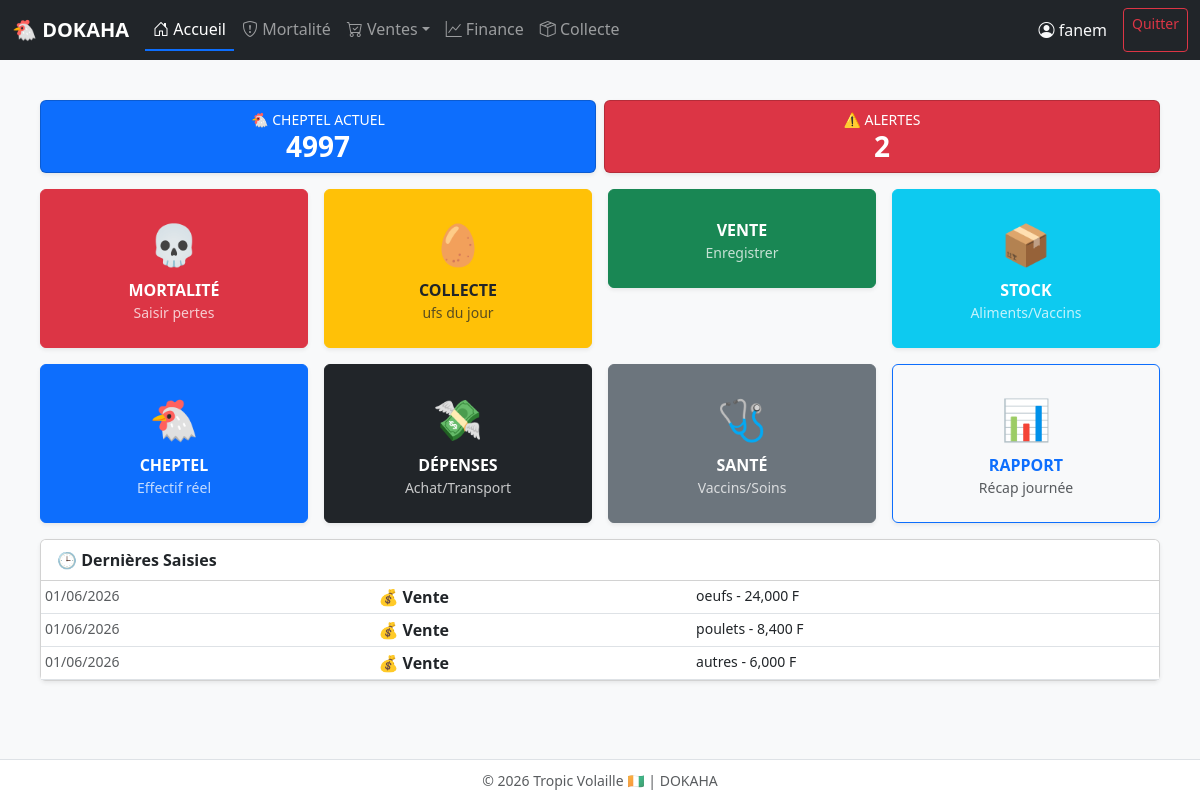
Page /dashboard/ (signed in) on the committed database.
### gestion/models.py (models this page shows, shortened)
class Vente(models.Model):
    poulailler = models.ForeignKey(Poulailler, on_delete=models.SET_NULL, null=True, blank=True, verbose_name="Bâtiment")
    date = models.DateField(verbose_name="Date")
    client = models.CharField(max_length=100, blank=True, null=True, verbose_name="Client")
    type_vente = models.CharField(
        max_length=20,
        choices=[('oeufs', '🥚 Œufs'), ('poules', '🐔 Poules'), ('autres', '📦 Autres')],
        default='oeufs'
    )
    plateaux = models.IntegerField(default=0)
    unites = models.IntegerField(default=0)
    prix_plateau = models.DecimalField(max_digits=10, decimal_places=2, default=0)
    montant_total = models.DecimalField(max_digits=10, decimal_places=2, default=0)
    paye = models.BooleanField(default=True)
    montant_paye = models.DecimalField(max_digits=10, decimal_places=2, default=0, verbose_name="Montant payé (FCFA)")
    montant_restant = models.DecimalField(max_digits=10, decimal_places=2, default=0, verbose_name="Reste à payer (FCFA)")
    mode_paiement = models.CharField(
        max_length=20,
        default='comptant',
        choices=[('comptant', '💵 Comptant'), ('credit', '📝 Crédit'), ('mobile', '📱 Mobile Money'), ('cheque', '🧾 Chèque')],
        verbose_name="Mode de paiement"
    )
    plateaux = models.IntegerField(default=0, verbose_name='Nombre de plateaux (30 œufs)')
    reste_oeufs = models.IntegerField(default=0, verbose_name='Œufs restants (0-29)')
    class Meta:
        verbose_name = "Vente"
        verbose_name_plural = "Ventes"
        ordering = ['-date']

### gestion/views.py (the view)
# urls.py: path('dashboard/', views.dashboard, name='dashboard'),
@login_required
def dashboard(request):
    from .models import Poulailler, Vente, Depense, SortiePoules
    from django.db.models import Sum
    from django.utils import timezone
    from datetime import timedelta
    from django.shortcuts import render
    today = timezone.now().date()
    week_ago = today - timedelta(days=7)
    total_cheptel = Poulailler.objects.aggregate(total=Sum('effectif_initial'))['total'] or 0
    mortalite_today = SortiePoules.objects.filter(date=today, type_sortie='mortalite').aggregate(total=Sum('nombre'))['total'] or 0
    mortalite_week = SortiePoules.objects.filter(date__gte=week_ago, type_sortie='mortalite').aggregate(total=Sum('nombre'))['total'] or 0
    try:
        total_recettes = Vente.objects.aggregate(total=Sum('montant_total'))['total'] or 0
        total_depenses = Depense.objects.aggregate(total=Sum('montant'))['total'] or 0
    except:
        total_recettes = 0
        try: total_depenses = Depense.objects.aggregate(total=Sum('montant_total'))['total'] or 0
        except: total_depenses = 0
    tresorerie = total_recettes - total_depenses
    alerte_mortalite = mortalite_week > (total_cheptel * 0.02) if total_cheptel > 0 else False
    alerte_tresorerie = tresorerie < 0
    activites = []
    try:
        for v in Vente.objects.order_by('-date')[:3]:
            activites.append({'date': v.date, 'type': '💰 Vente', 'detail': f"{v.type_vente} - {v.montant_total:,.0f} F", 'info': v.client or 'N/A'})
        for m in SortiePoules.objects.filter(type_sortie='mortalite').order_by('-date')[:2]:
            activites.append({'date': m.date, 'type': '💀 Mortalité', 'detail': f"{m.nombre} sujets", 'info': 'Cheptel'})
        activites.sort(key=lambda x: x['date'], reverse=True)
        activites = activites[:5]
    except:
        activites = []
    return render(request, 'gestion/dashboard.html', {
        'total_cheptel': total_cheptel, 'mortalite_today': mortalite_today,
        'mortalite_week': mortalite_week, 'tresorerie': tresorerie,
        'alerte_mortalite': alerte_mortalite, 'alerte_tresorerie': alerte_tresorerie,
        'activites_recentes': activites
    })

### gestion/templates/gestion/dashboard.html (shortened to what this page needs)
{% extends "gestion/base.html" %}
{% block content %}
<div class="container-fluid px-2 px-md-4 mt-2 mt-md-4">
    <div class="row g-2 mb-3">
        <div class="col-6">
            <div class="card bg-primary text-white p-2 text-center shadow-sm">
                <small>🐔 CHEPTEL ACTUEL</small>
                <h3 class="fw-bold mb-0">{{ total_cheptel|default:0 }}</h3>
            </div>
        </div>
        <div class="col-6">
            <div class="card bg-danger text-white p-2 text-center shadow-sm">
                <small>⚠️ ALERTES</small>
                <h3 class="fw-bold mb-0">{% if alerte_mortalite or alerte_tresorerie %}2{% else %}0{% endif %}</h3>
            </div>
        </div>
    </div>
    <div class="row g-2 g-md-3">
        <div class="col-6 col-md-3"><a href="/mortalite/ajouter/" class="btn btn-danger w-100 py-4 shadow-sm d-flex flex-column align-items-center justify-content-center text-white"><span class="fs-1 mb-1">💀</span><span class="fw-bold">MORTALITÉ</span><small class="opacity-75">Saisir pertes</small></a></div>
        <div class="col-6 col-md-3"><a href="/collecte/" class="btn btn-warning w-100 py-4 shadow-sm d-flex flex-column align-items-center justify-content-center text-dark"><span class="fs-1 mb-1">🥚</span><span class="fw-bold">COLLECTE</span><small class="opacity-75">ufs du jour</small></a></div>
        <div class="col-6 col-md-3"><a href="/vente/oeufs/" class="btn btn-success w-100 py-4 shadow-sm d-flex flex-column align-items-center justify-content-center text-white"><span class="fw-bold">VENTE</span><small class="opacity-75">Enregistrer</small></a></div>
        <div class="col-6 col-md-3"><a href="/stock/" class="btn btn-info w-100 py-4 shadow-sm d-flex flex-column align-items-center justify-content-center text-white"><span class="fs-1 mb-1">📦</span><span class="fw-bold">STOCK</span><small class="opacity-75">Aliments/Vaccins</small></a></div>
        <div class="col-6 col-md-3"><a href="/cheptel/" class="btn btn-primary w-100 py-4 shadow-sm d-flex flex-column align-items-center justify-content-center text-white"><span class="fs-1 mb-1">🐔</span><span class="fw-bold">CHEPTEL</span><small class="opacity-75">Effectif réel</small></a></div>
        <div class="col-6 col-md-3"><a href="/depense/add/" class="btn btn-dark w-100 py-4 shadow-sm d-flex flex-column align-items-center justify-content-center text-white"><span class="fs-1 mb-1">💸</span><span class="fw-bold">DÉPENSES</span><small class="opacity-75">Achat/Transport</small></a></div>
        <div class="col-6 col-md-3"><a href="/sante/" class="btn btn-secondary w-100 py-4 shadow-sm d-flex flex-column align-items-center justify-content-center text-white"><span class="fs-1 mb-1">🩺</span><span class="fw-bold">SANTÉ</span><small class="opacity-75">Vaccins/Soins</small></a></div>
        <div class="col-6 col-md-3"><a href="/rapport-jour/" class="btn btn-outline-primary w-100 py-4 shadow-sm d-flex flex-column align-items-center justify-content-center"><span class="fs-1 mb-1">📊</span><span class="fw-bold">RAPPORT</span><small class="text-muted">Récap journée</small></a></div>
    </div>
    <div class="card shadow-sm mt-3 mb-4">
        <div class="card-header bg-white fw-bold">🕒 Dernières Saisies</div>
        <div class="table-responsive">
            <table class="table table-sm table-hover mb-0">
                <tbody>
                    {% for a in activites_recentes %}
                    <tr><td class="small text-muted">{{ a.date|date:"d/m/Y" }}</td><td class="fw-bold">{{ a.type }}</td><td class="small">{{ a.detail }}</td></tr>
                    {% empty %}
                    <tr><td colspan="3" class="text-center py-3 text-muted">Aucune saisie aujourd'hui</td></tr>
                    {% endfor %}
                </tbody>
            </table>
        </div>
    </div>
</div>
{% endblock %}

### gestion/templates/gestion/base.html (shortened to what this page needs)
{% load static %}
<!DOCTYPE html>
<html lang="fr">
<head>
    <link href="https://cdn.jsdelivr.net/npm/bootstrap@5.3.0/dist/css/bootstrap.min.css" rel="stylesheet">
    <link rel="stylesheet" href="https://cdn.jsdelivr.net/npm/bootstrap-icons@1.11.0/font/bootstrap-icons.css">
</head>
<body>
<nav class="navbar navbar-expand-lg navbar-dark bg-dark sticky-top">
    <div class="container-fluid">
        <a class="navbar-brand" href="{% url 'dashboard' %}">🐔 DOKAHA</a>
        <div class="collapse navbar-collapse" id="mainNav">
            <ul class="navbar-nav me-auto mb-2 mb-lg-0">
                <li class="nav-item"><a class="nav-link {% if request.resolver_match.url_name == 'dashboard' %}active{% endif %}" href="{% url 'dashboard' %}"><i class="bi bi-house-door"></i> Accueil</a></li>
                <li class="nav-item"><a class="nav-link {% if 'mortalite' in request.path %}active{% endif %}" href="{% url 'mortalite_form' %}"><i class="bi bi-shield-exclamation"></i> Mortalité</a></li>
                <li class="nav-item dropdown">
                    <a class="nav-link dropdown-toggle {% if 'vente' in request.path %}active{% endif %}" href="#" role="button" data-bs-toggle="dropdown"><i class="bi bi-cart-check"></i> Ventes</a>
                </li>
                <li class="nav-item"><a class="nav-link {% if 'finance' in request.path %}active{% endif %}" href="{% url 'finance_dashboard' %}"><i class="bi bi-graph-up"></i> Finance</a></li>
                <li class="nav-item"><a class="nav-link {% if 'collecte' in request.path %}active{% endif %}" href="{% url 'collecte_oeufs' %}"><i class="bi bi-box-seam"></i> Collecte</a></li>
            </ul>
            <span class="navbar-text text-light me-3"><i class="bi bi-person-circle"></i> {{ user.username|default:"Admin" }}</span>
            <a href="/admin/logout/" class="btn btn-sm btn-outline-danger">Quitter</a>
        </div>
    </div>
</nav>
<div class="container-fluid px-3 py-3">
    {% block content %}{% endblock %}
</div>
<footer class="fixed-bottom text-center text-muted py-2 bg-white border-top">
    <small>© {% now "Y" %} Tropic Volaille 🇨🇮 | DOKAHA</small>
</footer>
</body>
</html>

### gestion/templates/gestion/base.html (style rules this page uses)
:root { --primary:#0d6efd; --success:#198754; --danger:#dc3545; --warning:#ffc107; }
body { background:#f8f9fa; font-family:system-ui,-apple-system,sans-serif; padding-bottom:60px; }
.navbar-brand { font-weight:700; }
.nav-link { font-weight:500; padding:0.5rem 1rem; }
.nav-link.active { border-bottom:2px solid var(--primary); }
.btn { min-height:44px; }

### rows in the picture
Vente: date "01/06/2026"
Vente: date "01/06/2026"
Vente: date "01/06/2026"

### other values in the picture
{{ user.username|default:"Admin" }} "fanem"
{{ total_cheptel|default:0 }} "4997"
{{ a.type }} "💰 Vente" "💰 Vente" "💰 Vente"
{{ a.detail }} "oeufs - 24,000 F" "poulets - 8,400 F" "autres - 6,000 F"
